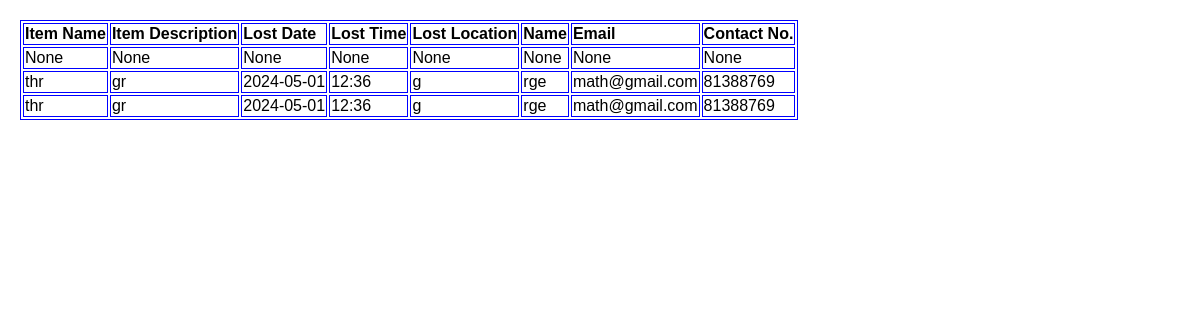
/reporteditems, run on the app's committed database.
### tables this page shows
CREATE TABLE "report" (
	`itemID`	INTEGER,
	`item_desc`	TEXT,
	`item_lost_loc`	TEXT,
	`item_name`	TEXT,
	`item_lost_time`	TEXT,
	`name`	TEXT,
	`contact_num`	TEXT,
	`email`	TEXT,
	`item_lost_date`	TEXT,
	PRIMARY KEY(`itemID`)
);

### app.py (the view)
@app.route('/reporteditems')
def reporteditems():
    con = sqlite3.connect("lostandfound.db")
    con.row_factory = sqlite3.Row
    cur = con.cursor()
    cur.execute("SELECT rowid, * FROM report")
    rows = cur.fetchall()
    con.close()
    return render_template('reporteditems.html', rows=rows)

### templates/reporteditems.html
<!doctype html>
<html lang="en"></html>
<html>
    <link rel="stylesheet" href="/static/styles.css">
    <table border="1px">
        <thead>
            <td><strong>Item Name</strong></td>
            <td><strong>Item Description</strong></td>
            <td><strong>Lost Date</strong></td>
            <td><strong>Lost Time</strong></td>
            <td><strong>Lost Location</strong></td>
            <td><strong>Name</strong></td>
            <td><strong>Email</strong></td>
            <td><strong>Contact No.</strong></td>
        </thead>
        {% for row in rows %}
        <tr>
            <td>{{ row["item_name"] }}</td>
            <td>{{ row["item_desc"] }}</td>
            <td> {{ row["item_lost_date"]}}</td>
            <td>{{ row["item_lost_time"] }}</td>
            <td>{{ row["item_lost_loc"] }}</td>
            <td> {{ row["name"]}}</td>
            <td>{{ row["email"] }}</td>
            <td>{{ row["contact_num"] }}</td>
        </tr>
        {% endfor %}
    </table>
</html>

### static/styles.css (style rules this page uses)
table, td, th { border: 1.5px solid blue; }

### data on the page
report: item_name "None", item_desc "None", item_lost_date "None", item_lost_time "None", item_lost_loc "None", name "None", email "None", contact_num "None"
report: item_name "thr", item_desc "gr", item_lost_date "2024-05-01", item_lost_time "12:36", item_lost_loc "g", name "rge", email "math@gmail.com", contact_num "81388769"
report: item_name "thr", item_desc "gr", item_lost_date "2024-05-01", item_lost_time "12:36", item_lost_loc "g", name "rge", email "math@gmail.com", contact_num "81388769"
